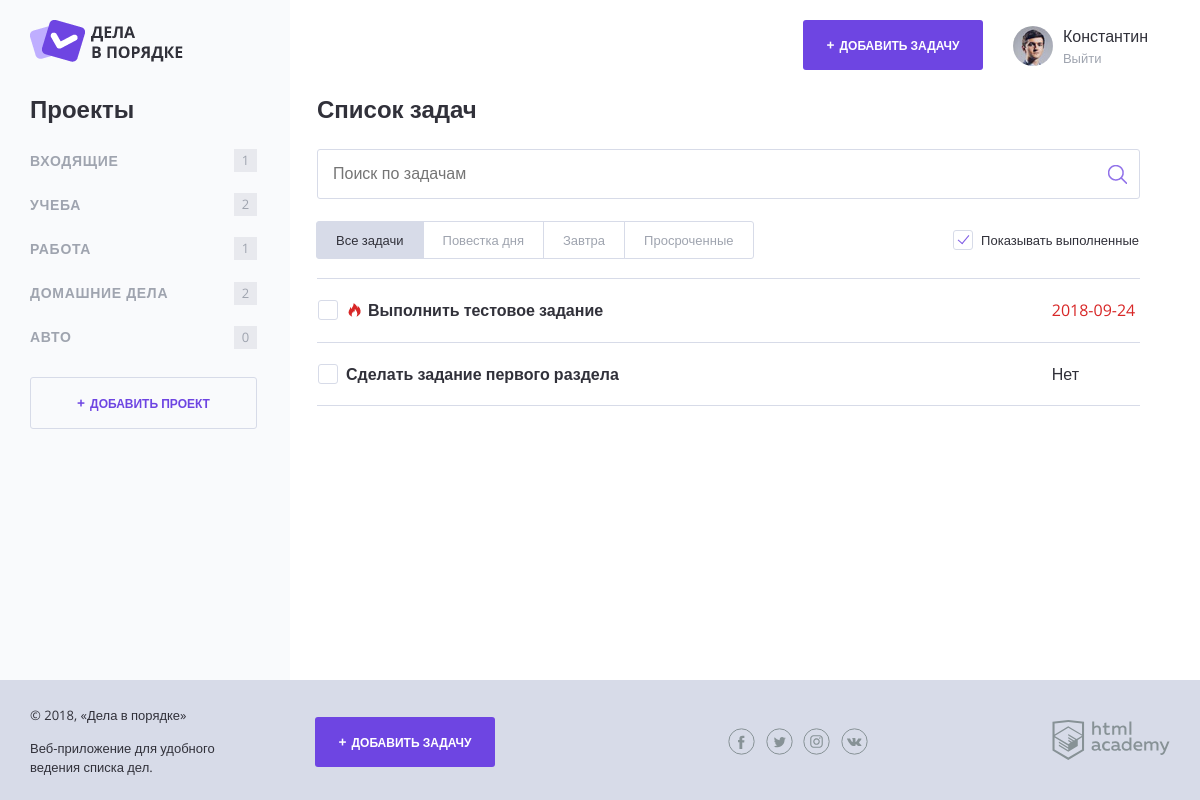
The page /?project=2 on the database its author committed.
### tables this page shows
CREATE TABLE projects (
  id INT AUTO_INCREMENT PRIMARY KEY,
  p_name CHAR(255),
  user_id INT(5)
);

CREATE TABLE tasks (
  id INT AUTO_INCREMENT PRIMARY KEY,
  create_date DATE,
  name CHAR(255),
  file_name CHAR(255),
  file_url CHAR(255),
  user_id INT(5),
  project_id INT(5),
  execute_date DATE,
  ready BIT
);

### config/functions.php (called while the page is built, shortened)
<?php
function include_template($name, $data)
{
  $name = 'templates/' . $name;
  extract($data);
  require_once $name;
  $result = ob_get_clean();
  return $result;
}
function countTask($task_list, $project_id)
{
  $count = 0;
  foreach ($task_list as $key => $task) {
    if ($task['project_id'] === $project_id) {
      $count++;
    }
  }
  return $count;
}
function checkDates($date)
{
  $result = false;
  $secs_in_day = 24 * 60 * 60;
  $current_time = strtotime('now');
  $execute_date = strtotime($date);
  $time_before = $execute_date - $current_time;
  if ($execute_date) {
    $time_before <= $secs_in_day ? $result = true : $result = false;
  } else {
    $result = false;
  }
  return $result;
}
function getInfo($link, $sql, $user_id){
    if (!$res = mysqli_query($link, $sql)) {
        $dataArray['error'] = mysqli_error($link);
    } else {
        $dataArray['result'] = mysqli_fetch_all($res, MYSQLI_ASSOC);
    }
    return $dataArray;
}

### index.php (called while the page is built, shortened)
<?php
require_once($_SERVER['DOCUMENT_ROOT'].'/config/init.php');
if (!$link) {
    $error['error_connect'] = mysqli_connect_error();
    $page_content = include_template('error.php', ['error' => $error]);
    $page = include_template('layout.php', [
        'page_content' => $page_content,
        'page_title' => "Дела в порядке",
      ]
    );
} else {
    $project_id = $_GET['project'] ?? '';
    $sql = "SELECT `id`, `p_name`, `user_id` FROM projects WHERE `user_id` = '$user_id'";
    $projects_array = getInfo($link, $sql, $user_id);
    isset($projects_array['error']) ? $error['project_list'] = mysqli_error($link) : $project_list = $projects_array['result'];
    $sql = "SELECT * FROM tasks WHERE `user_id` = '$user_id'";
    $all_tasks_array = getInfo($link, $sql, $user_id);
    isset($all_tasks_array['error']) ? $error['all_tasks'] = mysqli_error($link) : $all_tasks = $all_tasks_array['result'];
    $sql = "SELECT * FROM tasks WHERE `user_id` = '$user_id'";
    if (isset($_GET['project'])) {
       $sql .= "&& `project_id` = '$project_id'";
    }
    $task_list_array = getInfo($link, $sql, $user_id);
    isset($task_list_array['error']) ? $error['task_list'] = mysqli_error($link) : $task_list = $task_list_array['result'];
    if(isset($error)) {
        $page_content = include_template('error.php', ['error' => $error]);
        $page = include_template('layout.php', [
            'page_content' => $page_content,
            'page_title' => "Дела в порядке",
          ]
        );
    } else {
        $page_content = include_template('index.php', [
            'task_list' => $task_list,
            'show_complete_tasks' => $show_complete_tasks
        ]);
        $page = include_template('layout.php', [
            'page_content' => $page_content,
            'page_title' => "Дела в порядке",
            'project_list' => $project_list,
            'task_list' => $task_list,
            'all_tasks' => $all_tasks,
            'show_complete_tasks' => $show_complete_tasks,
          ]
        );
    }
}
print_r($page);

### config/init.php (called while the page is built, shortened)
<?php
require_once($_SERVER['DOCUMENT_ROOT'] . '/config/functions.php');
$show_complete_tasks = 1;
$user_id = 1;
?>

### templates/project_list.php (the view)
<?php foreach ($project_list as $key => $project):?>
    <li class="main-navigation__list-item">
        <a class="main-navigation__list-item-link" href="/?project=<?=$project['id']?>"><?=$project['p_name']?></a>
        <span class="main-navigation__list-item-count"><?=countTask($all_tasks, $project['id'])?></span>
    </li>
<?php endforeach;?>

### templates/table_task.php (shortened to what this page needs)
<table class="tasks">
  <?php foreach ($task_list as $key => $task): ?>
    <?php if ($show_complete_tasks === 1 || !$task['ready']): ?>
      <tr class="tasks__item task
        <?php if($task['ready']):?>task--completed<?php endif;?>
        <?php if(checkDates($task['execute_date'])):?>task--important<?endif;?>
      ">
        <td class="task__select">
          <label class="checkbox task__checkbox">
            <span class="checkbox__text"><?=htmlspecialchars($task['name'])?></span>
          </label>
        </td>
        <td class="task__file">
        </td>
        <td class="task__date">
            <?php if($task['execute_date']):?>
                <?=$task['execute_date']?>
            <?else:?>
                Нет
            <?endif;?>
        </td>
      </tr>
    <?php endif; ?>
  <?php endforeach; ?>
</table>

### css/style.css (style rules this page uses)
html, body { height: 100%; }
body { position: relative; min-width: 1180px; font-size: 16px; font-family: "OpenSans", sans-serif; color: #31313a; }
a { text-decoration: none; }
.main-navigation__list-item { display: flex; align-items: center; font-size: 14px; color: #9fa4af; text-transform: uppercase; }
.main-navigation__list-item-link { flex-grow: 1; padding: 14px 8px; font-weight: bold; color: inherit; text-decoration: none; letter-spacing: 0.05em; }
.main-navigation__list-item-count { display: inline-block; min-width: 19px; min-height: 19px; margin-right: 33px; padding: 2px; font-size: 13px; line-height: 18px; text-align: center; background-color: #e8e9ee; }
.checkbox { position: relative; display: inline-block; vertical-align: top; border: 1px solid transparent; }
.checkbox__text { position: relative; display: block; padding: 1px 0 1px 28px; }
.checkbox__text::before { content: ""; position: absolute; top: 0; left: 0; width: 18px; height: 18px; border: 1px solid #d7dbe8; border-radius: 3px; }
.checkbox__text::after { content: ""; position: absolute; top: 5px; left: 5px; display: none; width: 10px; height: 5px; border-bottom: 1px solid #7f5be5; border-left: 1px solid #7f5be5; transform: rotate(-50deg); }
.tasks { width: 100%; border-collapse: collapse; }
.tasks__item:first-child td { border-top: 1px solid #d7dbe8; }
.tasks__item td { padding: 20px 0; border-bottom: 1px solid #d7dbe8; }
.task__checkbox .checkbox__input + .checkbox__text { font-weight: bold; }
.task--important .task__date { color: #d82727; }
.task--important .task__select .task__checkbox::before { content: ""; position: absolute; top: 3px; left: 30px; width: 13px; height: 14px; background: url("../img/fire.png") no-repeat 0 0; }
.task--important .task__select .checkbox__text { padding-left: 50px; }
.task__select { position: relative; width: 476px; }
.task__file { width: 190px; }
.task__date { width: 80px; }

### rows shown on the page
projects: p_name "ВХОДЯЩИЕ", id "1"
projects: p_name "УЧЕБА", id "2"
projects: p_name "РАБОТА", id "1"
projects: p_name "ДОМАШНИЕ ДЕЛА", id "2"
projects: p_name "АВТО", id "0"
tasks: name "Выполнить тестовое задание", execute_date "2018-09-24"
tasks: name "Сделать задание первого раздела", shows "Нет"
